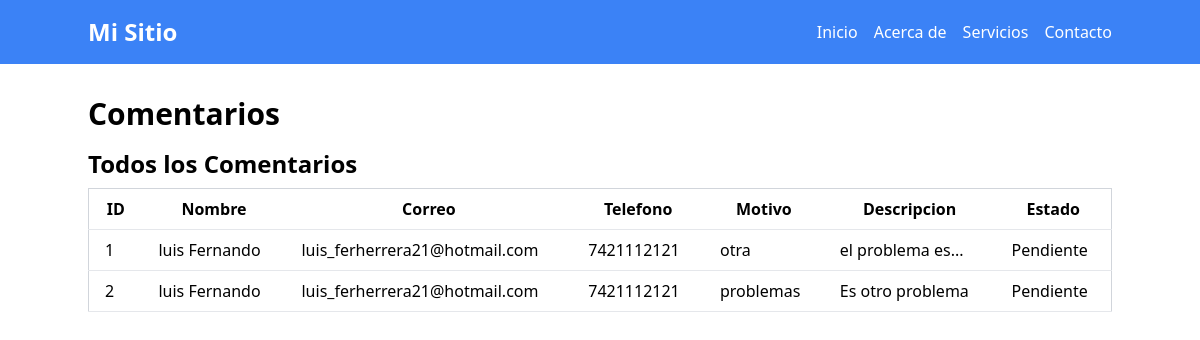
Screenshot of /sadmin/comentarios.php (signed in) with the database file from the repository.
### tables this page shows
CREATE TABLE `contactos` (
  `id` int(11) NOT NULL,
  `nombre` varchar(255) NOT NULL,
  `correo` varchar(255) NOT NULL,
  `telefono` varchar(20) NOT NULL,
  `motivo` varchar(50) NOT NULL,
  `descripcion` text NOT NULL,
  `estado` varchar(20) NOT NULL DEFAULT 'Pendiente'
);

### sadmin/comentarios.php (the view, shortened to what this page needs)
<?php
include("bd.php");
$sql_todos = "SELECT * FROM contactos";
$result_todos = mysqli_query($conexion, $sql_todos);
?>
<!DOCTYPE html>
<html lang="es">
<head>
    <?php include("links.php"); ?>
</head>
<body>
    <?php include("navbar.php"); ?>
    <div class="container mx-auto mt-8">
        <h1 class="text-3xl font-bold mb-4">Comentarios</h1>
        <h2 class="text-2xl font-semibold mb-2">Todos los Comentarios</h2>
        <table class="min-w-full bg-white border border-gray-300">
            <thead>
                <tr>
                    <th class="py-2 px-4 border-b">ID</th>
                    <th class="py-2 px-4 border-b">Nombre</th>
                    <th class="py-2 px-4 border-b">Correo</th>
                    <th class="py-2 px-4 border-b">Telefono</th>
                    <th class="py-2 px-4 border-b">Motivo</th>
                    <th class="py-2 px-4 border-b">Descripcion</th>
                    <th class="py-2 px-4 border-b">Estado</th>
                </tr>
            </thead>
            <tbody>
                <?php
                while ($row = mysqli_fetch_assoc($result_todos)) {
                    echo "<tr>";
                    echo "<td class='py-2 px-4 border-b'>" . $row['id'] . "</td>";
                    echo "<td class='py-2 px-4 border-b'>" . $row['nombre'] . "</td>";
                    echo "<td class='py-2 px-4 border-b'>" . $row['correo'] . "</td>";
                    echo "<td class='py-2 px-4 border-b'>" . $row['telefono'] . "</td>";
                    echo "<td class='py-2 px-4 border-b'>" . $row['motivo'] . "</td>";
                    echo "<td class='py-2 px-4 border-b'>" . $row['descripcion'] . "</td>";
                    echo "<td class='py-2 px-4 border-b'>" . $row['estado'] . "</td>";
                    echo "</tr>";
                }
                ?>
            </tbody>
        </table>
    </div>
</body>
</html>

### rows the page displays
contactos: id "1", nombre "luis Fernando", correo "luis_ferherrera21@hotmail.com", telefono "7421112121", motivo "otra", descripcion "el problema es...", estado "Pendiente"
contactos: id "2", nombre "luis Fernando", correo "luis_ferherrera21@hotmail.com", telefono "7421112121", motivo "problemas", descripcion "Es otro problema", estado "Pendiente"
